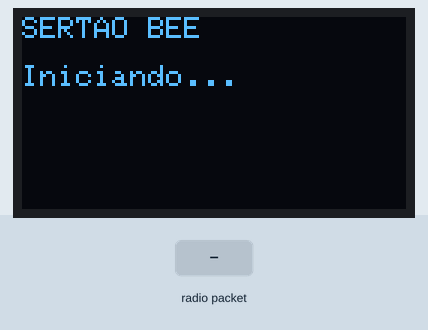
The sketch below on a simulated ESP32. On the bench: 128×64 one-colour display. Inputs (shaded band) come from the test bench. No radio packets arrive unless stated; what the sketch prints to the serial monitor is not drawn.

Above: at 1.07 s.
At 2.3 s:
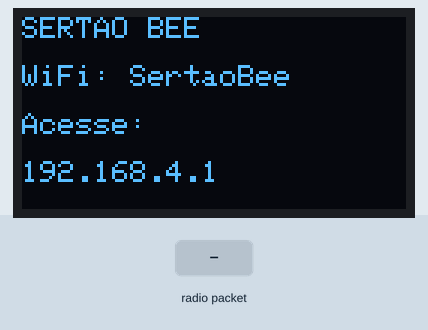
2.4 s: radio packet "SBEE" arrives
At 3.5 s:
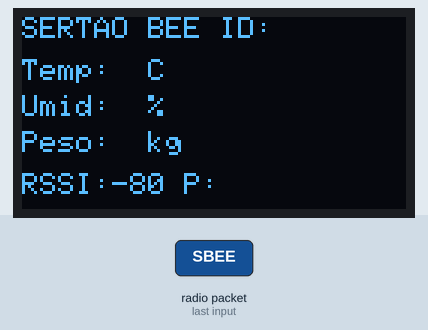
3.9 s: radio packet "," arrives
5.4 s: radio packet "1" arrives
Timing chart, 0 to 8.4 s (numbered marks = the images above; inputs shaded):
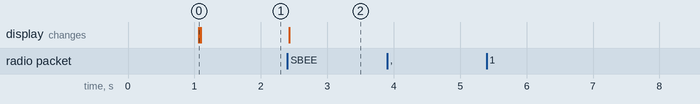

The sketch:

modulo_central.ino
```cpp
#include <SPI.h>
#include <LoRa.h>
#include <Wire.h>
#include <WiFi.h>
#include <WebServer.h>
#include <Adafruit_GFX.h>
#include <Adafruit_SSD1306.h>

// =======================
// PINOS DO LORA
// =======================
#define LORA_SCK   18
#define LORA_MISO  19
#define LORA_MOSI  23
#define LORA_SS    5
#define LORA_RST   14
#define LORA_DIO0  26

// =======================
// PINOS DO I2C
// =======================
#define I2C_SDA 21
#define I2C_SCL 22

// =======================
// CONFIGURAÇÕES DO OLED
// =======================
#define SCREEN_WIDTH 128
#define SCREEN_HEIGHT 64
#define OLED_RESET -1

// =======================
// CONFIGURAÇÕES DO LORA
// =======================
#define FREQUENCIA_LORA 433E6

// =======================
// CONFIGURAÇÕES DO WIFI LOCAL
// =======================
const char* nomeRede = "SertaoBee";
const char* senhaRede = "12345678";

WebServer server(80);
Adafruit_SSD1306 display(SCREEN_WIDTH, SCREEN_HEIGHT, &Wire, OLED_RESET);

// =======================
// VARIÁVEIS DOS DADOS RECEBIDOS
// =======================
String idColmeia = "--";
String temperatura = "--";
String umidade = "--";
String peso = "--";
String contador = "--";
String ultimoPacote = "Nenhum pacote recebido ainda";

int rssi = 0;
unsigned long ultimoRecebimento = 0;

// =======================
// FUNÇÃO PARA PEGAR CAMPOS DO PACOTE
// Formato esperado:
// SBEE,1,26.5,63.0,0.00,10
// =======================
String pegarCampo(String texto, int indice) {
  int campoAtual = 0;
  int inicio = 0;

  for (int i = 0; i <= texto.length(); i++) {
    if (texto.charAt(i) == ',' || i == texto.length()) {
      if (campoAtual == indice) {
        return texto.substring(inicio, i);
      }

      campoAtual++;
      inicio = i + 1;
    }
  }

  return "";
}

// =======================
// MOSTRAR MENSAGEM SIMPLES NO OLED
// =======================
void mostrarMensagem(String linha1, String linha2, String linha3 = "", String linha4 = "") {
  display.clearDisplay();
  display.setTextColor(SSD1306_WHITE);
  display.setTextSize(1);

  display.setCursor(0, 0);
  display.println(linha1);

  display.setCursor(0, 16);
  display.println(linha2);

  display.setCursor(0, 32);
  display.println(linha3);

  display.setCursor(0, 48);
  display.println(linha4);

  display.display();
}

// =======================
// MOSTRAR DADOS NO OLED
// =======================
void mostrarDadosNaTela() {
  display.clearDisplay();
  display.setTextColor(SSD1306_WHITE);
  display.setTextSize(1);

  display.setCursor(0, 0);
  display.print("SERTAO BEE ID:");
  display.println(idColmeia);

  display.setCursor(0, 14);
  display.print("Temp: ");
  display.print(temperatura);
  display.println(" C");

  display.setCursor(0, 26);
  display.print("Umid: ");
  display.print(umidade);
  display.println(" %");

  display.setCursor(0, 38);
  display.print("Peso: ");
  display.print(peso);
  display.println(" kg");

  display.setCursor(0, 52);
  display.print("RSSI:");
  display.print(rssi);
  display.print(" P:");
  display.print(contador);

  display.display();
}

// =======================
// PÁGINA HTML PRINCIPAL
// =======================
String gerarPaginaHTML() {
  String html = R"rawliteral(
<!DOCTYPE html>
<html lang="pt-BR">
<head>
  <meta charset="UTF-8">
  <meta name="viewport" content="width=device-width, initial-scale=1.0">
  <title>Sertão Bee</title>
  <style>
    * {
      box-sizing: border-box;
      font-family: Arial, sans-serif;
    }

    body {
      margin: 0;
      background: #f6f1df;
      color: #222;
    }

    header {
      background: #f7b733;
      padding: 22px 18px;
      text-align: center;
      color: #2b2100;
      border-bottom: 4px solid #2f7d32;
    }

    header h1 {
      margin: 0;
      font-size: 28px;
    }

    header p {
      margin: 8px 0 0;
      font-size: 14px;
    }

    .container {
      max-width: 900px;
      margin: 20px auto;
      padding: 0 14px;
    }

    .status {
      background: white;
      border-radius: 14px;
      padding: 16px;
      margin-bottom: 16px;
      box-shadow: 0 3px 10px rgba(0,0,0,0.12);
      border-left: 6px solid #2f7d32;
    }

    .grid {
      display: grid;
      grid-template-columns: repeat(auto-fit, minmax(180px, 1fr));
      gap: 14px;
    }

    .card {
      background: white;
      border-radius: 14px;
      padding: 18px;
      text-align: center;
      box-shadow: 0 3px 10px rgba(0,0,0,0.12);
    }

    .label {
      font-size: 14px;
      color: #555;
      margin-bottom: 8px;
    }

    .value {
      font-size: 30px;
      font-weight: bold;
      color: #2f7d32;
    }

    .small {
      font-size: 13px;
      color: #666;
      margin-top: 8px;
      word-break: break-word;
    }

    footer {
      text-align: center;
      color: #666;
      font-size: 12px;
      margin: 24px 0;
    }
  </style>
</head>
<body>
  <header>
    <h1>Sertão Bee</h1>
    <p>Monitoramento offline de colmeias com ESP32 e LoRa</p>
  </header>

  <div class="container">
    <div class="status">
      <strong>Status:</strong> <span id="status">Aguardando dados...</span><br>
      <span class="small">Rede local criada pelo ESP32. Não precisa de internet.</span>
    </div>

    <div class="grid">
      <div class="card">
        <div class="label">Colmeia</div>
        <div class="value" id="idColmeia">--</div>
      </div>

      <div class="card">
        <div class="label">Temperatura</div>
        <div class="value"><span id="temperatura">--</span> °C</div>
      </div>

      <div class="card">
        <div class="label">Umidade</div>
        <div class="value"><span id="umidade">--</span> %</div>
      </div>

      <div class="card">
        <div class="label">Peso</div>
        <div class="value"><span id="peso">--</span> kg</div>
      </div>

      <div class="card">
        <div class="label">Sinal LoRa</div>
        <div class="value"><span id="rssi">--</span></div>
        <div class="small">RSSI em dBm</div>
      </div>

      <div class="card">
        <div class="label">Pacote</div>
        <div class="value" id="contador">--</div>
      </div>
    </div>

    <div class="status" style="margin-top:16px;">
      <strong>Último pacote recebido:</strong>
      <div class="small" id="ultimoPacote">Nenhum pacote recebido ainda</div>
    </div>
  </div>

  <footer>
    Sertão Bee | MVP Hackathon | ESP32 + LoRa + OLED
  </footer>

  <script>
    async function atualizarDados() {
      try {
        const resposta = await fetch('/dados');
        const dados = await resposta.json();

        document.getElementById('idColmeia').innerText = dados.id;
        document.getElementById('temperatura').innerText = dados.temperatura;
        document.getElementById('umidade').innerText = dados.umidade;
        document.getElementById('peso').innerText = dados.peso;
        document.getElementById('rssi').innerText = dados.rssi;
        document.getElementById('contador').innerText = dados.contador;
        document.getElementById('ultimoPacote').innerText = dados.ultimoPacote;

        if (dados.recebeuDados) {
          document.getElementById('status').innerText = "Recebendo dados da colmeia";
        } else {
          document.getElementById('status').innerText = "Aguardando primeiro pacote LoRa";
        }
      } catch (erro) {
        document.getElementById('status').innerText = "Erro ao atualizar dados";
      }
    }

    setInterval(atualizarDados, 2000);
    atualizarDados();
  </script>
</body>
</html>
)rawliteral";

  return html;
}

// =======================
// ENDPOINT DA PÁGINA
// =======================
void handlePaginaPrincipal() {
  server.send(200, "text/html", gerarPaginaHTML());
}

// =======================
// ENDPOINT JSON DOS DADOS
// =======================
void handleDados() {
  bool recebeuDados = ultimoRecebimento > 0;

  String json = "{";
  json += "\"id\":\"" + idColmeia + "\",";
  json += "\"temperatura\":\"" + temperatura + "\",";
  json += "\"umidade\":\"" + umidade + "\",";
  json += "\"peso\":\"" + peso + "\",";
  json += "\"contador\":\"" + contador + "\",";
  json += "\"rssi\":\"" + String(rssi) + "\",";
  json += "\"ultimoPacote\":\"" + ultimoPacote + "\",";
  json += "\"recebeuDados\":" + String(recebeuDados ? "true" : "false");
  json += "}";

  server.send(200, "application/json", json);
}

// =======================
// INICIAR WIFI LOCAL
// =======================
void iniciarWiFiLocal() {
  Serial.println("Criando rede Wi-Fi local...");

  WiFi.mode(WIFI_AP);
  WiFi.softAP(nomeRede, senhaRede);

  IPAddress ip = WiFi.softAPIP();

  Serial.print("Rede criada: ");
  Serial.println(nomeRede);

  Serial.print("Senha: ");
  Serial.println(senhaRede);

  Serial.print("Acesse: http://");
  Serial.println(ip);

  server.on("/", handlePaginaPrincipal);
  server.on("/dados", handleDados);
  server.begin();

  Serial.println("Servidor web iniciado.");

  mostrarMensagem("SERTAO BEE", "WiFi: SertaoBee", "Acesse:", "192.168.4.1");
}

// =======================
// INICIAR OLED
// =======================
void iniciarOLED() {
  Serial.println("Iniciando display OLED...");

  Wire.begin(I2C_SDA, I2C_SCL);

  if (!display.begin(SSD1306_SWITCHCAPVCC, 0x3C)) {
    Serial.println("ERRO: OLED nao encontrado.");
    while (true);
  }

  Serial.println("OLED iniciado com sucesso.");
  mostrarMensagem("SERTAO BEE", "Iniciando...", "", "");
}

// =======================
// INICIAR LORA
// =======================
void iniciarLoRa() {
  Serial.println("Iniciando LoRa...");

  SPI.begin(LORA_SCK, LORA_MISO, LORA_MOSI, LORA_SS);
  LoRa.setPins(LORA_SS, LORA_RST, LORA_DIO0);

  if (!LoRa.begin(FREQUENCIA_LORA)) {
    Serial.println("ERRO: LoRa nao iniciou.");
    Serial.println("Verifique os fios do modulo LoRa.");

    mostrarMensagem("ERRO LORA", "Verifique fios", "", "");

    while (true);
  }

  LoRa.setSyncWord(0xF3);
  LoRa.enableCrc();

  Serial.println("LoRa iniciado com sucesso.");
}

// =======================
// SETUP
// =======================
void setup() {
  Serial.begin(115200);
  delay(1000);

  Serial.println();
  Serial.println("==================================");
  Serial.println("SERTAO BEE - ESTACAO CENTRAL WEB");
  Serial.println("==================================");

  iniciarOLED();
  iniciarWiFiLocal();
  iniciarLoRa();

  Serial.println("Estacao central pronta.");
  Serial.println("Aguardando pacotes LoRa...");
  Serial.println();
}

// =======================
// LOOP
// =======================
void loop() {
  server.handleClient();

  int tamanhoPacote = LoRa.parsePacket();

  if (tamanhoPacote) {
    String pacote = "";

    while (LoRa.available()) {
      pacote += (char)LoRa.read();
    }

    rssi = LoRa.packetRssi();
    ultimoPacote = pacote;
    ultimoRecebimento = millis();

    Serial.println();
    Serial.print("Pacote recebido: ");
    Serial.println(pacote);

    Serial.print("RSSI: ");
    Serial.println(rssi);

    String tipo = pegarCampo(pacote, 0);

    if (tipo == "SBEE") {
      idColmeia = pegarCampo(pacote, 1);
      temperatura = pegarCampo(pacote, 2);
      umidade = pegarCampo(pacote, 3);
      peso = pegarCampo(pacote, 4);
      contador = pegarCampo(pacote, 5);

      mostrarDadosNaTela();

      Serial.println("Dados atualizados no OLED e na pagina web.");
    } else {
      Serial.println("Pacote ignorado. Formato invalido.");
    }
  }
}
```

Measured:
- after the input at 2.4 s, the display: changes at once (image 2)
- after the input at 3.9 s, every drawn part: stays the same
- after the input at 5.4 s, every drawn part: stays the same
